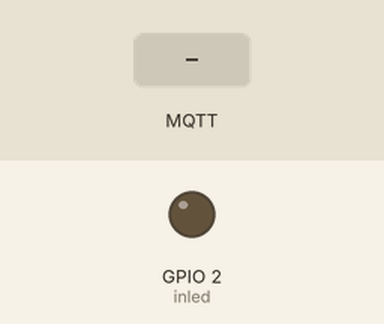
The sketch below on a simulated ESP8266 (NodeMCU). Parts: output pins drawn as LEDs (lit = HIGH). Dashed ring = blinking. The inputs (shaded band) are chosen by the test bench. WiFi joins after 1.5 s; servers stay silent unless stated; the local clock reads 2024-03-15 10:24:30 at power-on unless the sketch sets it; no MQTT or app messages arrive unless stated; what the sketch prints to the serial monitor is not drawn.

Above: at 3.1 s.
3.2 s: MQTT message "1" arrives on the first subscribed topic
At 3.41 s:
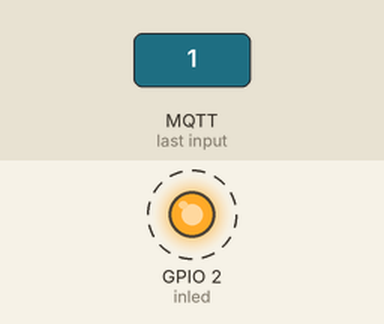
6.2 s: MQTT message "0" arrives on the first subscribed topic
At 8.9 s:
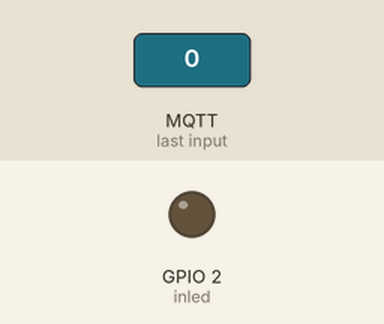
9.2 s: MQTT message "2" arrives on the first subscribed topic
Timing chart, 0 to 13.2 s (numbered marks = the images above; inputs shaded):
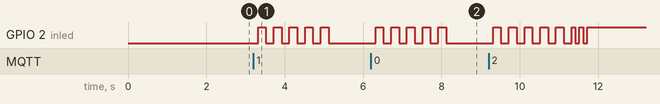

Measured:
- after the input at 3.2 s, GPIO 2 (inled): alternates HIGH for 0.20 s and LOW for 0.20 s, 10 changes in all, then stays LOW, starting after 0.12 s
- after the input at 6.2 s, GPIO 2 (inled): alternates HIGH for 0.20 s and LOW for 0.20 s, 10 changes in all, then stays LOW, starting after 0.12 s

The sketch:

nodeMcu32s_iotB.ino
```cpp
// 7/09/2020
#include "secrets.h"
#include <WiFiClientSecure.h>

#include <MQTTClient.h>
#include <ArduinoJson.h>
#include "time.h"
const char* ntpServer = "pool.ntp.org";
const long  gmtOffset_sec = 36000;
const int   daylightOffset_sec = 3600;


const int inled = 2; // internal led gpio-2
const int DELAY_MSEC = 60000; // 60 seconds
const int NUM_BLINKS = 10;
const int TIME_PUB_MSG =  60000; // 15 minutes = 900000
const int TIME_BLINK_LED = 10000;
const int JBUFF = 256;
const int MAX_JBUFF = 512;

int k = 0; // loop count
long pM1 = 0;
long pM2 = 0;
long cM = 0;
int lostConnection = 0;

// Wifi credentials
const char* WIFI_SSID = "xxxx";
const char* WIFI_PASSWORD = "xxxxx";

#define THINGN "nodemcu32s"
//const char* deviceName = THINGN;


// The MQTT topics that this device should publish/subscribe

//#define P_TOPIC  THINGN "/pub"
//#define S_TOPIC THINGN "/sub"

#define S_UPD_TOPIC  "$aws/things/" THINGN "/shadow/update"
#define S_UPD_ACC_TOPIC "$aws/things/" THINGN "/shadow/update/accepted"
#define S_UPD_REJ_TOPIC "$aws/things/" THINGN "/shadow/update/rejected"
//#define S_STATE_DOC_LED_ON  """{"state" : {"desired" : {"LED" : "ON"}}}"""
//#define S_STATE_DOC_LED_OFF """{"state" : {"desired" : {"LED" : "OFF"}}}"""
// The MQTTT endpoint for the device (unique for each AWS account but shared amongst devices within the account)
#define IOT_ENDPOINT "xxxxxxxxxxxxxxxxxxxxxx"

//-----------------------------------------------------------------------------
WiFiClientSecure net = WiFiClientSecure();
MQTTClient client = MQTTClient(MAX_JBUFF);
//-------------------------------------------------------------------------------


void BlinkLed() {
  if (digitalRead(inled) == LOW) {
    digitalWrite(inled, HIGH);
  }
  else {
    digitalWrite(inled, LOW);
  }
}

void wifiSetup() {

  WiFi.begin(WIFI_SSID, WIFI_PASSWORD);
  WiFi.mode(WIFI_STA); //WiFi mode station connect to wifi router only
  Serial.println("Connecting to Wi-Fi");
  while (WiFi.status() != WL_CONNECTED) {
    delay(500);
    Serial.print(".");
  }
}

void connectAWS()
{

  // Configure WiFiClientSecure to use the AWS IoT device credentials
  net.setCACert(AWS_CERT_CA);
  net.setCertificate(AWS_CERT_CRT);
  net.setPrivateKey(AWS_CERT_PRIVATE);

  // Connect to the MQTT broker on the AWS endpoint we defined earlier
  client.begin(IOT_ENDPOINT, 8883, net);

  // Create a message handler
  client.onMessage(messageHandler);

  Serial.print("Connecting to AWS IOT");

  while (!client.connect(THINGN)) {
    Serial.print(".");
    delay(100);
  }

  if (!client.connected()) {
    Serial.println("AWS IoT Timeout!");
    return;
  }

  // Subscribe to a topic
  // client.subscribe(S_TOPIC);

  client.subscribe(S_UPD_TOPIC);
  client.subscribe(S_UPD_ACC_TOPIC);
  client.subscribe(S_UPD_REJ_TOPIC);


  Serial.println("AWS IoT Connected!");
}

void sendJsonToAWS(int cnt)
{
  char jsonBuffer[JBUFF];
  StaticJsonDocument<MAX_JBUFF> jsonDoc;
  JsonObject stateObj = jsonDoc.createNestedObject("state");
  JsonObject reportedObj = stateObj.createNestedObject("reported");

  reportedObj["count"] = cnt;
  reportedObj["lostConnection"] = lostConnection;
  reportedObj["localTime"] = String(GetTime());
  reportedObj["time"] = millis();
  reportedObj["wifi_strength"] = WiFi.RSSI();
  reportedObj["device"] = "nodemcu32s";


  // Create a nested object "location"
  //JsonObject locationObj = reportedObj.createNestedObject("location");
  //locationObj["name"] = "Garden";

  // Publish the message to AWS
  serializeJson(jsonDoc, jsonBuffer); // serialize before sending to AWS UTF-8 encoding

  client.publish(S_UPD_TOPIC, jsonBuffer);
  Serial.println("*************************************************************");
  Serial.print("sendJsonToAWS " + String(cnt) + " > "); Serial.println(S_UPD_TOPIC);
  Serial.println(jsonBuffer);
  Serial.println("*************************************************************");
  //  client.publish(P_TOPIC, jsonBuffer);
}

void messageHandler(String &topic, String &payload) {
  Serial.println("--------------------------------------------------");
  Serial.println("millisTime " + String(millis()) + " incoming " + topic);
  Serial.println(payload);
  if (topic == S_UPD_TOPIC) {
    Serial.print(S_UPD_TOPIC); Serial.println(" - blink led 10 times");
    for (int n = 0; n < 10; n++) {
      BlinkLed();
      delay(200);
    }
  }
  else if (topic == S_UPD_ACC_TOPIC) {
    Serial.print(S_UPD_ACC_TOPIC); Serial.println(" - blink led 20 times");
    for (int m = 0; m < 20; m++) {
      BlinkLed();
      delay(100);
    }
  }
  else if (topic == S_UPD_REJ_TOPIC) {
    Serial.print(S_UPD_REJ_TOPIC); Serial.println(" - blink led 40 times");
    for (int m = 0; m < 40; m++) {
      BlinkLed();
      delay(50);
    }
  }
  else {
    Serial.print(topic); Serial.println(" Undefined TOPIC - blink led 80 times");
    for (int m = 0; m < 80; m++) {
      BlinkLed();
      delay(25);
    }
  }

  Serial.println("--------------------------------------------------");
  //  StaticJsonDocument<200> doc;
  //  deserializeJson(doc, payload);
  //  const char* message = doc["message"];

}

String GetTime() {
  struct tm timeinfo;
  char timeStringBuff[50];
  getLocalTime(&timeinfo);
  strftime(timeStringBuff, sizeof(timeStringBuff), "%d/%m/%Y %H:%M:%S", &timeinfo);
  return timeStringBuff;
}

void setup() {
  Serial.begin(9600);
  pinMode(inled, OUTPUT);

  Serial.println("wifiSetup----------------------");
  wifiSetup();

  Serial.println("configTime---------------------");
  // Init and get the time
  configTime(gmtOffset_sec, daylightOffset_sec, ntpServer);
  Serial.println(GetTime());

  Serial.println("connectAWS----------------------");
  connectAWS();

  Serial.println("First sendJsonToAWS----------------------");
  sendJsonToAWS(k);
  Serial.println(GetTime());
}


void loop() {

  //  Serial.println("loop " + String(k) + " __ millisTime " + String(millis()));

  cM = millis();
  if (cM - pM1 > TIME_PUB_MSG) {
    pM1 = cM;  k++;
    //****************
    sendJsonToAWS(k);
    Serial.println(GetTime());
  }
  else if (cM - pM2 > TIME_BLINK_LED) {
    pM2 = cM;
    for (int j = 0; j < 5; j++) {
      BlinkLed();
      delay(100);
    }
    if (!client.connected()) {
      lostConnection++;
      Serial.println("!!!!!!!!!!!!!!!! AWS IoT Timeout!");
      Serial.println("wifiSetup.............");
      wifiSetup();
      Serial.println("connectAWS.............");
      connectAWS();
    }

  }


  client.loop();
}
```

secrets.h
```cpp
#ifndef certs_h
#define certs_h

// Amazon's root CA. This should be the same for everyone.
const char AWS_CERT_CA[] = R"(
-----BEGIN CERTIFICATE-----

-----END CERTIFICATE-----
)";

// The private key for your device
const char AWS_CERT_PRIVATE[] = R"(
-----BEGIN RSA PRIVATE KEY-----

-----END RSA PRIVATE KEY-----
)";

// The certificate for your device
const char AWS_CERT_CRT[] = R"(
-----BEGIN CERTIFICATE-----

-----END CERTIFICATE-----
)";
#endif
```
